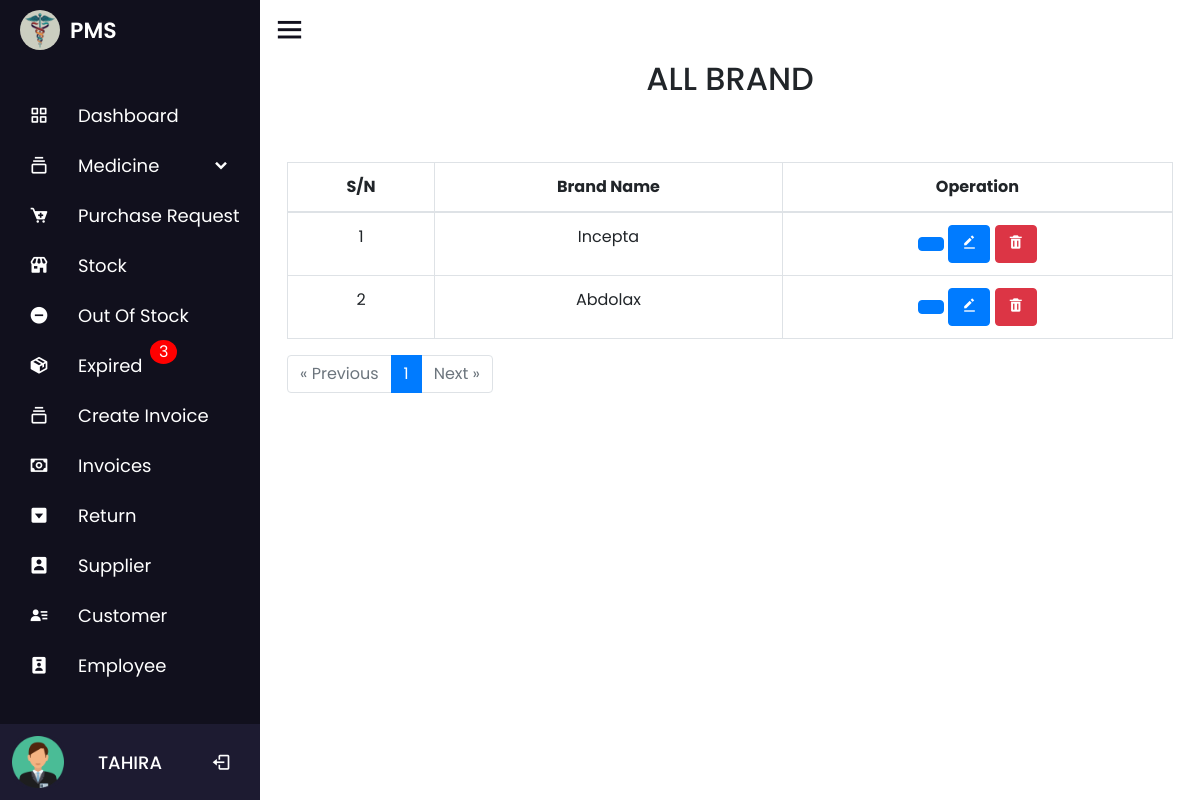
Page /brand.php (signed in) on the earlier database version.
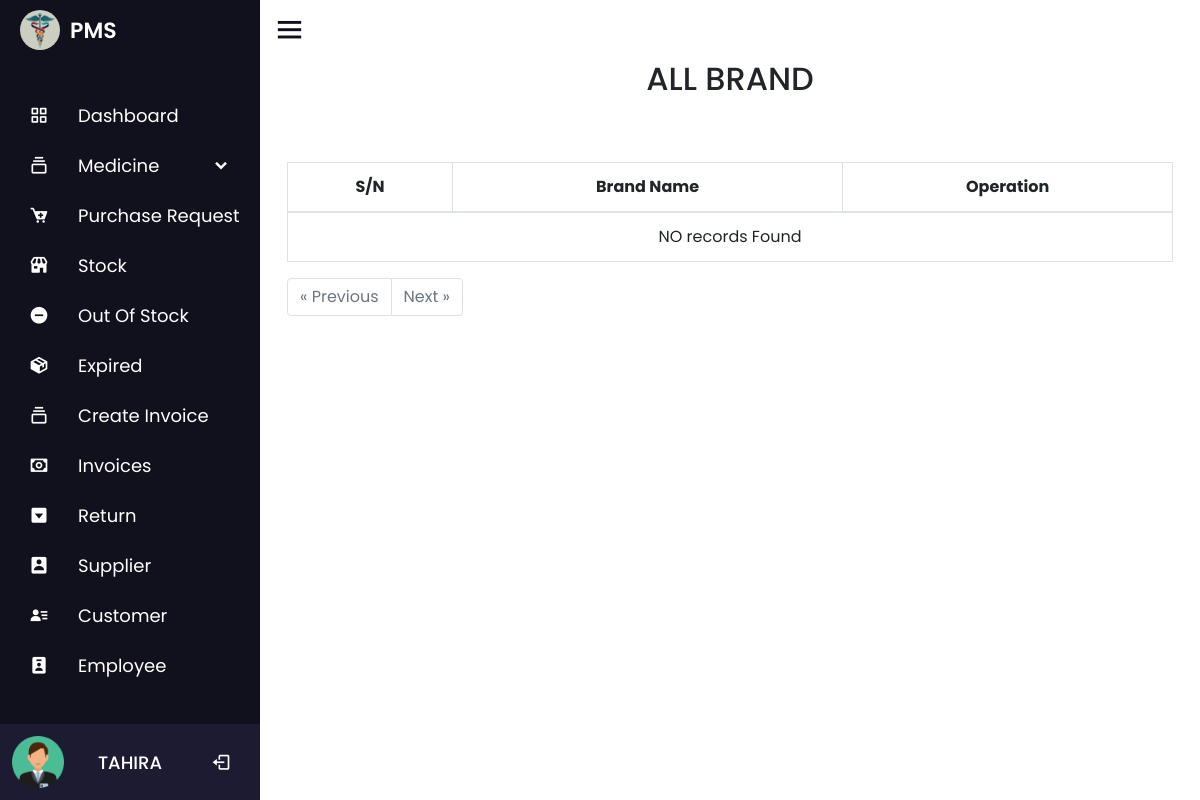
Same page on the later database version.
### tables this page shows
CREATE TABLE `medicine_brand` (
  `brand_id` int(11) NOT NULL,
  `brand_name` varchar(100) NOT NULL,
  `date` timestamp NOT NULL DEFAULT current_timestamp()
);

### brand.php (the view, shortened to what the changed rows need)
<?php
include 'nav/nav.php';
$results_per_page = 10;
$offset = 0;
if (isset($_GET['page']) && is_numeric($_GET['page'])) {
    $page = $_GET['page'];
    $offset = ($page - 1) * $results_per_page;
} else {
    $page = 1;
}
$query = "SELECT * FROM medicine_brand LIMIT $offset, $results_per_page";
$data = mysqli_query($conn, $query);
$total_results_query = mysqli_query($conn, "SELECT COUNT(*) AS total FROM medicine_brand");
$total_results_row = mysqli_fetch_assoc($total_results_query);
$total_results = $total_results_row['total'];
$total_pages = ceil($total_results / $results_per_page);
?>
<div class="container">
    <div class="title">
        <h2 class="text-center text-uppercase p-2">All Brand</h2>
    </div>
    <table id="zctb"class="display table table-bordered table-hover text-center" cellspacing="0" width="100%">
        <thead>
            <tr>
                <th>S/N</th>
                <th>Brand Name</th>
                <th>Operation</th>
            </tr>
        </thead>
        <tbody>
            <?php
            $c = $offset + 1;
            if ($total_results != 0) {
                while ($result = mysqli_fetch_assoc($data)) {
                    echo '
                    <tr>
                        <td>' . $c . '</td>
                        <td>' . $result['brand_name'] . '</td>
                        <td>
                            <a href="view.php?selectid=' . $result['brand_id'] . '" class="text-light"><button class="btn btn-primary"><i class="uil uil-eye"></i></button></a>
                            <a href="cupdate.php?updateid=' . $result['brand_id'] . '" class="text-light"><button class="btn btn-primary"><i class="bx bxs-edit-alt"></i></button></a>
                            <a href="cdelete.php?deleteid=' . $result['brand_id'] . '" class="text-light"><button class="btn btn-danger"><i class="bx bxs-trash"></i></button></a>
                        </td>
                    </tr>';
                    $c++;
                }
            } else {
                echo "<tr><td colspan='3'>NO records Found</td></tr>";
            }
            ?>
        </tbody>
    </table>
    <?php
    echo '<div class="pagination">';
    echo '<ul class="pagination">';
    for ($i = 1; $i <= $total_pages; $i++) {
        if ($i == $page) {
            echo '<li class="page-item active"><span class="page-link">' . $i . '</span></li>';
        } else {
            echo '<li class="page-item"><a class="page-link" href="?page=' . $i . '">' . $i . '</a></li>';
        }
    }
    echo '</ul>';
    echo '</div>';
    ?>
</div>
<?php include 'nav/footer.php'; ?>

### nav/nav.php (shortened to what the changed rows need)
<?php
$db = new dbObj();
$conn =  $db->getConnstring();
$query = mysqli_query($conn, "SELECT * FROM medicine_stock WHERE expiry_date < CURDATE()");
$e = mysqli_num_rows($query);
?>
<!DOCTYPE html>
<html lang="en" dir="ltr">
<head>
  <link rel="stylesheet" href="nav/style.css">
  <link rel="stylesheet" href="css/bootstrap.min.css">
  <link rel="stylesheet" href="https://unicons.iconscout.com/release/v4.0.0/css/line.css">
  <link href='https://unpkg.com/boxicons@2.0.7/css/boxicons.min.css' rel='stylesheet'>
  <link rel="stylesheet" href="https://unicons.iconscout.com/release/v4.0.8/css/line.css">
  <link rel="stylesheet" href="https://cdnjs.cloudflare.com/ajax/libs/font-awesome/4.7.0/css/font-awesome.min.css">
  <link rel="stylesheet" href="//code.jquery.com/ui/1.13.2/themes/base/jquery-ui.css">
</head>
<body>
  <div class="sidebar">
    <?php
        if (isset($_SESSION['admin'])) {
            echo '
            <ul class="nav-links">
            <li>
                <a href="dashboard.php">
                <i class="bx bx-grid-alt"></i>
                <span class="link_name">Dashboard</span>
                </a>
                <ul class="sub-menu blank">
                <li><a class="link_name" href="dashboard.php">Dashboard</a></li>
                </ul>
            </li>
            <li>
                <div class="iocn-link">
                <a href="medicine_details.php">
                    <i class="bx bx-collection"></i>
                    <span class="link_name">Medicine</span>
                </a>
                <i class="bx bxs-chevron-down arrow"></i>
                </div>
                <ul class="sub-menu">
                <li><a class="link_name" href="medicine_details.php">Medicine</a></li>
                <li><a href="catagory.php">Catagory</a></li>
                <li><a href="brand.php">Brand</a></li>
                <li><a href="generic.php">Generic</a></li>
                </ul>
            </li>
            <li>
            <a href="purchase_request.php">
            <i class="bx bxs-cart-add" ></i>
            <span class="link_name">Purchase Request</span>';
        echo '</a>
            <ul class="sub-menu blank">
            <li><a class="link_name" href="purchase_request.php">Purchase Request</a></li>
            </ul>
        </li>
            <li>
            <a href="stock.php">
            <i class="bx bxs-store" ></i>
              <span class="link_name">Stock</span>
            </a>
            <ul class="sub-menu blank">
              <li><a class="link_name" href="stock.php">Stock</a></li>
            </ul>
          </li>
          <li>
            <a href="outofstock.php">
            <i class="bx bxs-minus-circle" ></i>
              <span class="link_name">Out Of Stock</span>';
           echo' </a>
            <ul class="sub-menu blank">
              <li><a class="link_name" href="outofstock.php">Out Of Stock</a></li>
            </ul>
          </li>
          <li>
            <a href="expired.php">
            <i class="bx bxs-package" ></i>
              <span class="link_name">Expired</span>';
                        if ($e != 0) echo '
                            <span style="position: absolute; top: -0.1px;left: 110px;padding: 0.1px 9px;border-radius: 50%;background: red;color: white;margin-left:40px;">
                            ' . $e . '</span>' ;
           echo' </a>
            <ul class="sub-menu blank">
              <li><a class="link_name" href="expired.php">Out Of Stock</a></li>
            </ul>
          </li>
          <li>
            <div class="iocn-link">
              <a href="add_order.php">
                <i class="bx bx-collection"></i>
                <span class="link_name">Create Invoice</span>
              </a>
            </div>
          </li>
          <li>
            <div class="iocn-link">
              <a href="invoices.php">
              <i class="bx bx-money" ></i>
                <span class="link_name">Invoices</span>
              </a>
            </div>
          </li>
          <li>
            <a href="return.php">
            <i class="bx bxs-caret-down-square" ></i>
              <span class="link_name">Return</span>
            </a>
            <ul class="sub-menu blank">
              <li><a class="link_name" href="return.php">Return</a></li>
            </ul>
          </li>
          <li>
          <a href="supplier.php">
          <i class="bx bxs-user-rectangle" ></i>
            <span class="link_name">Supplier</span>
          </a>
          <ul class="sub-menu blank">
            <li><a class="link_name" href="supplier.php">Customer</a></li>
          </ul>
        </li>
          <li>
          <a href="customer.php">
          <i class="bx bxs-user-detail" ></i>
            <span class="link_name">Customer</span>
          </a>
          <ul class="sub-menu blank">
            <li><a class="link_name" href="customer.php">Customer</a></li>
          </ul>
        </li>
        <li>
          <a href="employee.php">
          <i class="bx bxs-user-badge"></i>
            <span class="link_name">Employee</span>
          </a>
          <ul class="sub-menu blank">
            <li><a class="link_name" href="employee.php">Employee</a></li>
          </ul>
        </li>
          <li>
            ';
        }
        ?>
      </li>
    </ul>
  </div>
  <section class="home-section">

Differences in the rows shown:
removed medicine_brand: brand_name "Incepta"
removed medicine_brand: brand_name "Abdolax"
Other differences:
$e: "3" → (not shown)
text now shown: "NO records Found"
list line gone: "1"
